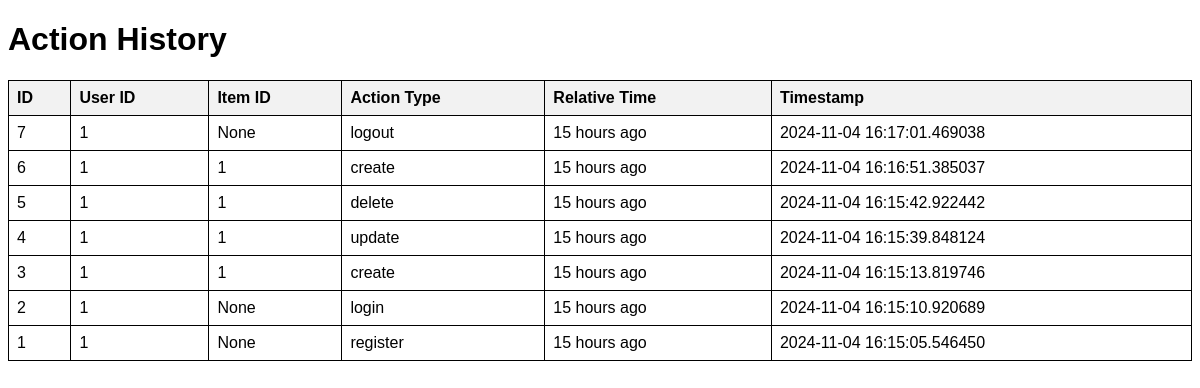
Before: /history with the older database file.
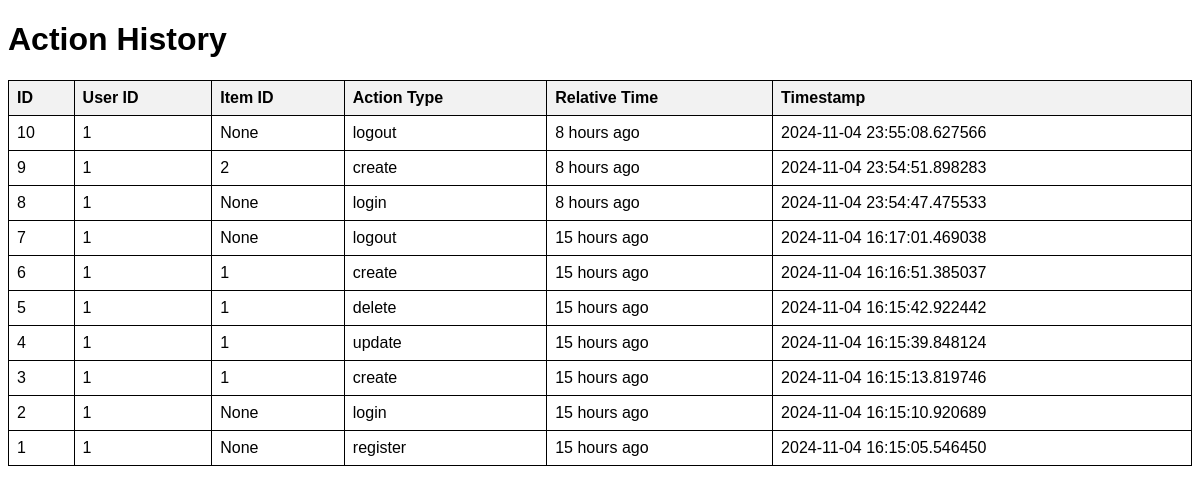
After: the same page with the newer database file.
### model.py (models this page shows)
class History(db.Model):
    id = db.Column(db.Integer, primary_key=True)
    user_id = db.Column(db.Integer, nullable=False)
    item_id = db.Column(db.Integer, nullable=True)
    action_type = db.Column(db.String(50), nullable=False)
    timestamp = db.Column(db.DateTime, default=datetime.utcnow)

### routes/history.py (the view)
@history_blueprint.route('/history')
def show_history():
    try:
        history_data = History.query.order_by(History.timestamp.desc()).all()
        for i in history_data:
            i.relative_time = get_relative_time(i.timestamp)
        return render_template('history.html', history=history_data)
    except Exception as e:
        return jsonify({
            "status": "failed",
            "message": f"Error: {e}",
            "timestamp": datetime.now()
        }), 500

### routes/history.py (called while the page is built)
def get_relative_time(timestamp):
    now = datetime.now()
    delta = now - timestamp
    if delta.days > 1:
        return f"{delta.days} days ago"
    elif delta.days == 1:
        return "1 day ago"
    elif delta.seconds >= 3600:
        hours = delta.seconds // 3600
        return f"{hours} hours ago" if hours > 1 else "1 hour ago"
    elif delta.seconds >= 60:
        minutes = delta.seconds // 60
        return f"{minutes} minutes ago" if minutes > 1 else "1 minute ago"
    else:
        return "just now"

### templates/history.html (shortened to what this page needs)
<!DOCTYPE html>
<html lang="en">
<head>
</head>
<body>
    <h1>Action History</h1>
    <table>
        <thead>
            <tr>
                <th>ID</th>
                <th>User ID</th>
                <th>Item ID</th>
                <th>Action Type</th>
                <th>Relative Time</th>
                <th>Timestamp</th>
            </tr>
        </thead>
        <tbody>
            {% for entry in history %}
            <tr>
                <td>{{ entry.id }}</td>
                <td>{{ entry.user_id }}</td>
                <td>{{ entry.item_id }}</td>
                <td>{{ entry.action_type }}</td>
                <td>{{ entry.relative_time }}</td>
                <td>{{ entry.timestamp }}</td>
            </tr>
            {% endfor %}
        </tbody>
    </table>
</body>
</html>

### templates/history.html (style rules this page uses)
body { font-family: Arial, sans-serif; }
table { width: 100%; border-collapse: collapse; margin-top: 20px; }
table, th, td { border: 1px solid black; padding: 8px; text-align: left; }
th { background-color: #f2f2f2; }

Changed rows visible on the page:
added History: id "10", user_id "1", item_id "None", action_type "logout", relative_time "8 hours ago", timestamp "2024-11-04 23:55:08.627566"
added History: id "9", user_id "1", item_id "2", action_type "create", relative_time "8 hours ago", timestamp "2024-11-04 23:54:51.898283"
added History: id "8", user_id "1", item_id "None", action_type "login", relative_time "8 hours ago", timestamp "2024-11-04 23:54:47.475533"
